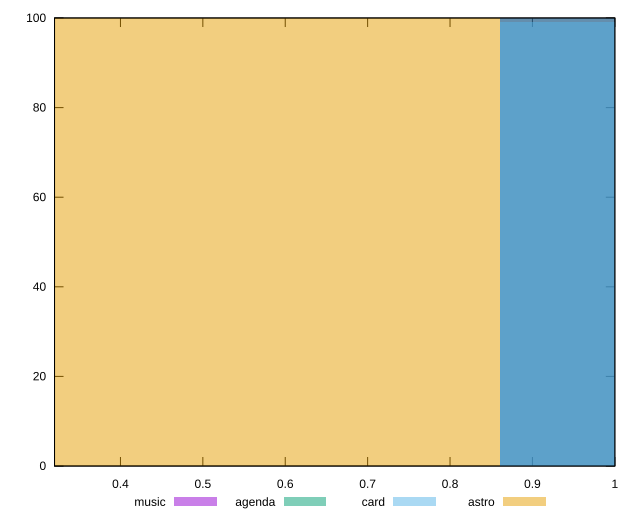

Write gnuplot code to recreate this figure.
reset

$music <<EOF
1.1472267614603373 100
EOF

$agenda <<EOF
1.1472267614603373 100
EOF

$card <<EOF
1.1472267614603373 99
EOF

$astro <<EOF
0.5736133807301687 100
EOF

set key outside below
set boxwidth 0.5736133807301687
set xrange [0.32:1]
set yrange [0:100]
set trange [0:100]
set style fill transparent solid 0.5 noborder
set terminal svg size 640, 520 enhanced background rgb 'white'
set output "reports/report_00027_2021-02-24T12-40-31.850Z/render-blocking-resources/comparison/histogram/all_score.svg"

plot $music title "music" with boxes, \
     $agenda title "agenda" with boxes, \
     $card title "card" with boxes, \
     $astro title "astro" with boxes

reset
